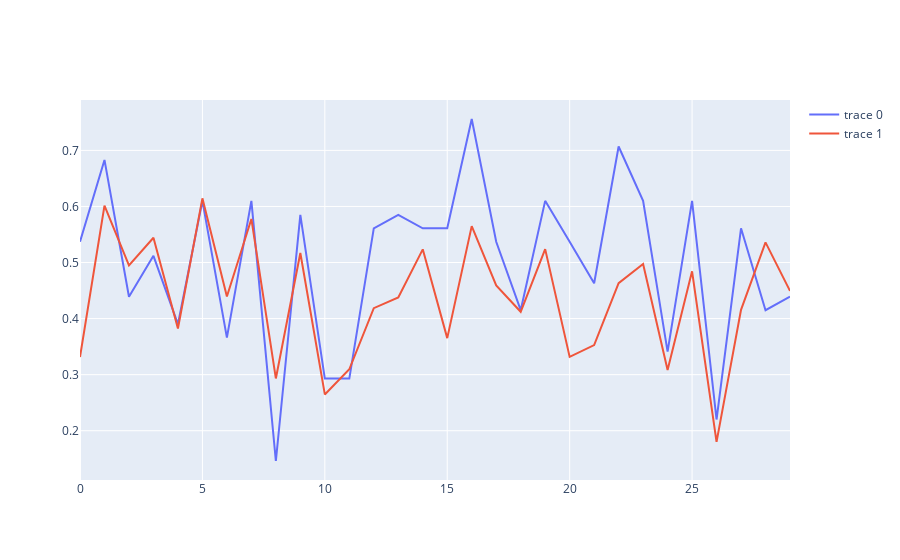

The notebook cell this image was saved under:
### Code cell
fig = make_subplots(rows = 1, cols = 1)
fig.add_trace(go.Scatter(x = [i for i in range(len(data22["W/L%"]))], y = data22["W/L%"]))
fig.add_trace(go.Scatter(x = [i for i in range(len(data22["W/L%"]))], y = y))

### Figure 1 — Plotly figure (JSON) as saved in the notebook; plotly's stock layout.template omitted (floating-point values rounded to 4 significant figures)
{"data": [{"type": "scatter", "x": [0, 1, 2, 3, 4, 5, 6, 7, 8, 9, 10, 11, 12, 13, 14, 15, 16, 17, 18, 19, 20, 21, 22, 23, 24, 25, 26, 27, 28, 29], "y": [0.537, 0.683, 0.439, 0.512, 0.39, 0.61, 0.366, 0.61, 0.146, 0.585, 0.293, 0.293, 0.561, 0.585, 0.561, 0.561, 0.756, 0.537, 0.415, 0.61, 0.537, 0.463, 0.707, 0.61, 0.341, 0.61, 0.22, 0.561, 0.415, 0.439]}, {"type": "scatter", "x": [0, 1, 2, 3, 4, 5, 6, 7, 8, 9, 10, 11, 12, 13, 14, 15, 16, 17, 18, 19, 20, 21, 22, 23, 24, 25, 26, 27, 28, 29], "y": [0.3315, 0.6014, 0.4949, 0.5442, 0.3822, 0.6145, 0.4395, 0.5778, 0.2933, 0.517, 0.2647, 0.3096, 0.4186, 0.4377, 0.5235, 0.3652, 0.565, 0.4592, 0.4121, 0.5239, 0.3316, 0.3527, 0.4632, 0.4975, 0.3084, 0.4843, 0.1802, 0.4157, 0.5359, 0.4494]}], "layout": {"xaxis": {"anchor": "y", "domain": [0, 1]}, "yaxis": {"anchor": "x", "domain": [0, 1]}}}
